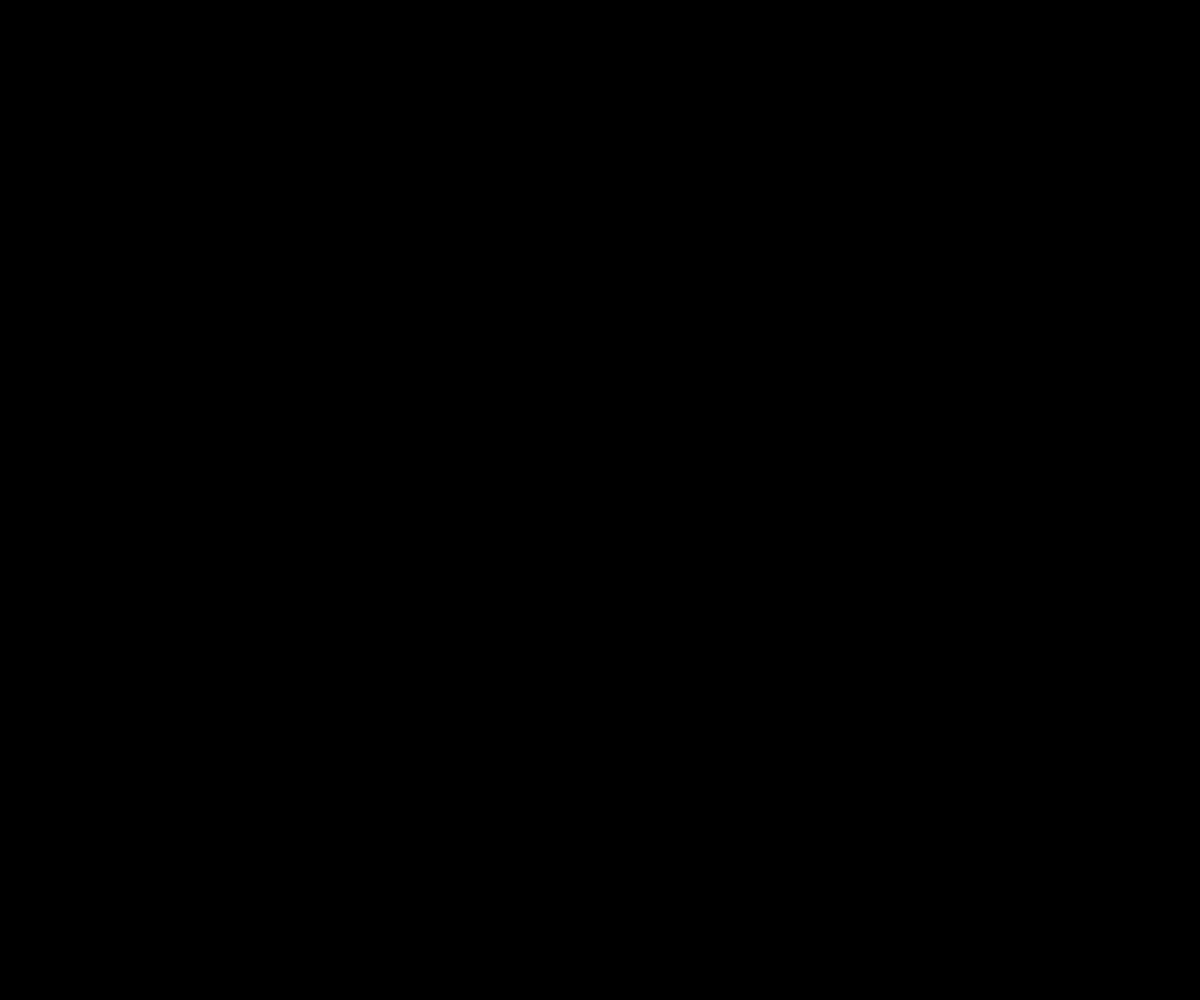
Frame 1 (no input)
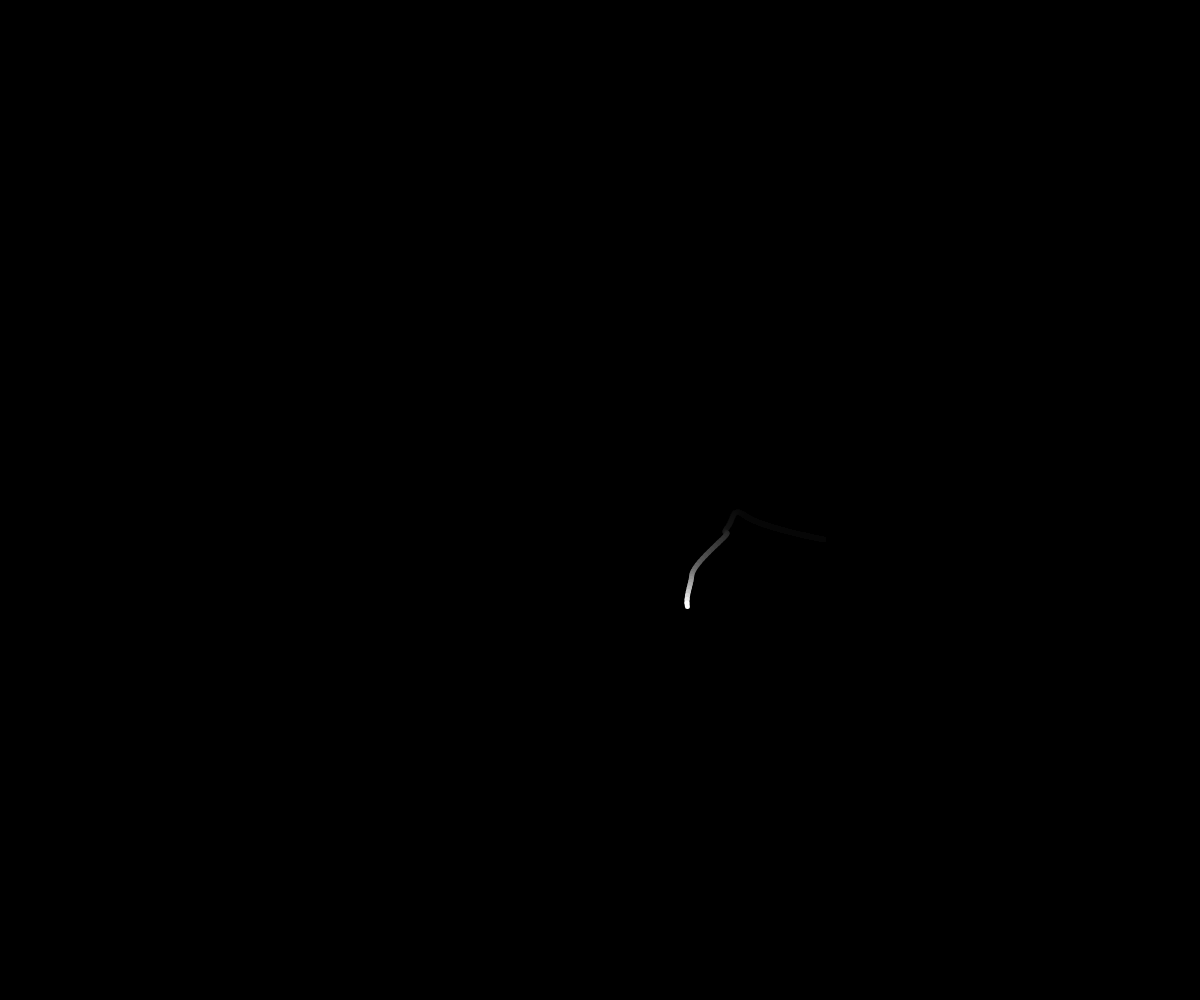
Frame 60 (no input)
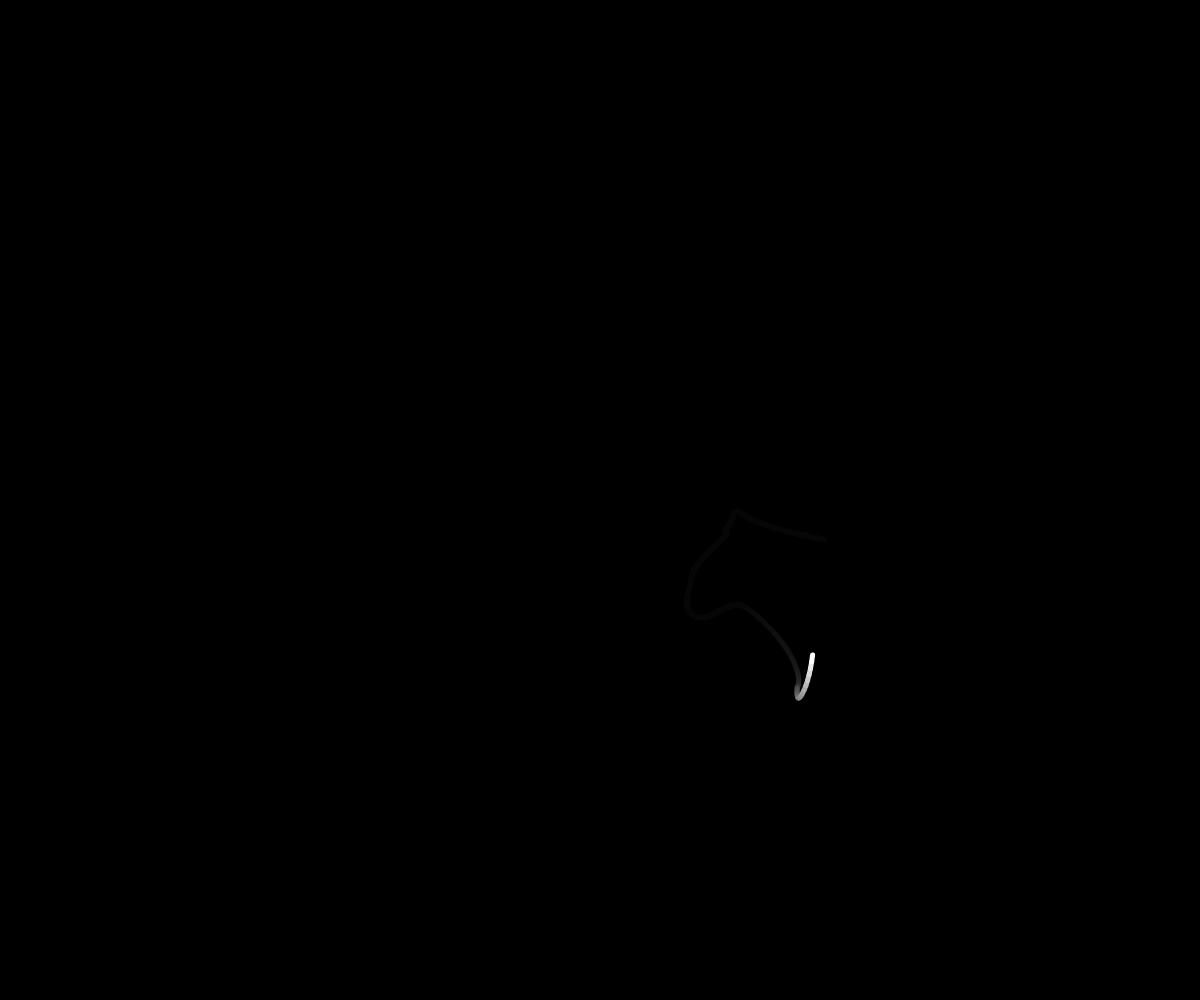
Frame 120 (the mouse pressed at the canvas centre since frame 60)

The p5.js sketch that drew these frames (run headless with seeded random() and noise() and a simulated clock; from frame 60 on, the mouse is pressed at the canvas centre):

// p5.js sketch
// ── sketch.js
var time = 0;
var radius = 500;
var radius_goto = 500;
var speed = 0.01;
var strokeweight = 5;
var strokeweight_goto = 5;
var x_drift = 0.9;
var y_drift = 1.1;
var x_drift_goto = 0.9;
var y_drift_goto = 1.1;
var r = 255;
var g = 255;
var b = 255;
var r_goto = 255;
var g_goto = 255;
var b_goto = 255;

var change_intervall = 3000;
var xpos_last = 0;
var ypos_last = 0;
var lastchange = 0;

var fade_speed = 0.01;

function setup() {
  createCanvas(windowWidth, windowHeight);
  background(0);
  frameRate(120);
  textSize(30);
}

function draw() {
  background(0, 20);
  x_drift = (x_drift * (1 - fade_speed)) + (x_drift_goto * fade_speed);
  y_drift = (y_drift * (1 - fade_speed)) + (y_drift_goto * fade_speed);
  radius = (radius * (1 - fade_speed)) + (radius_goto * fade_speed);
  strokeweight = (strokeweight * 0.99) + (strokeweight_goto * fade_speed);
  r = (r * (1 - fade_speed)) + (r_goto * fade_speed);
  g = (g * (1 - fade_speed)) + (g_goto * fade_speed);
  b = (b * (1 - fade_speed)) + (b_goto * fade_speed);

//  var xpos = (width / 2) + (sin(time * x_drift) * radius);
//  var ypos = (height / 2) + (cos(time * y_drift) * radius);

  var xpos = (width / 2) + map(noise(1000,time, x_drift),0,1,-radius,radius);
  var ypos = (height / 2) + map(noise(0,time, y_drift),0,1,-radius,radius);
 
  //stroke(128);
  //line((width/2), (height/2),(width/2)+xpos, (height/2)+ypos);
  strokeWeight(strokeweight);
  stroke(r, g, b);
  // ellipse((width / 2) + xpos, (height / 2) + ypos, 20);
  if (xpos_last != 0 && ypos_last != 0) {
    line(xpos_last, ypos_last, xpos, ypos);
  }
  xpos_last = xpos;
  ypos_last = ypos;
  time = time + speed;

  if ((millis() - lastchange) > change_intervall) {
    //  background(0);
    x_drift_goto = random(0.5, 1.2);
    y_drift_goto = random(0.5, 1.2);
    r_goto = random(40, 255);
    g_goto = random(40, 255);
    b_goto = random(40, 255);
    radius_goto = random(200, 500);
    strokeweight_goto = random(1, 89);

    lastchange = millis()
  }
  noStroke();
  fill(255, 0, 255);
  // text("millis=" + int(millis()) + "  lastchange=" + int(lastchange), 40, 40);
}
